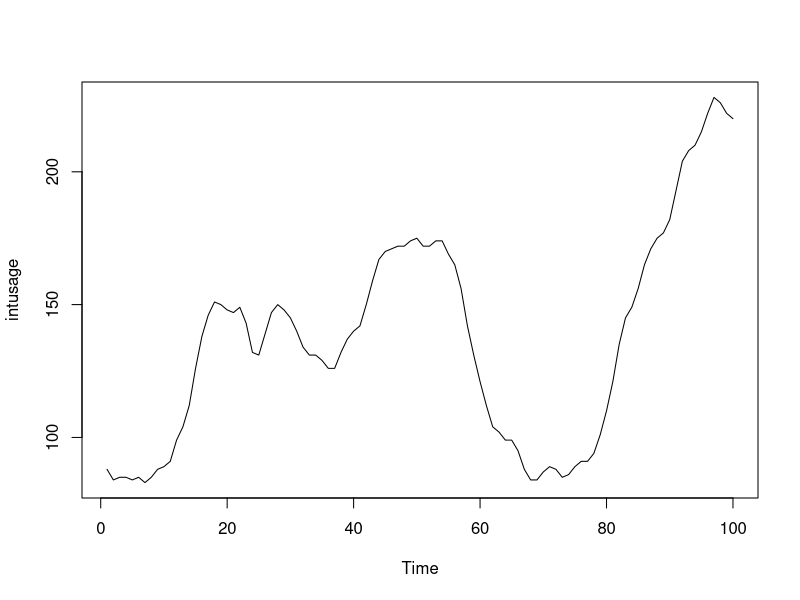
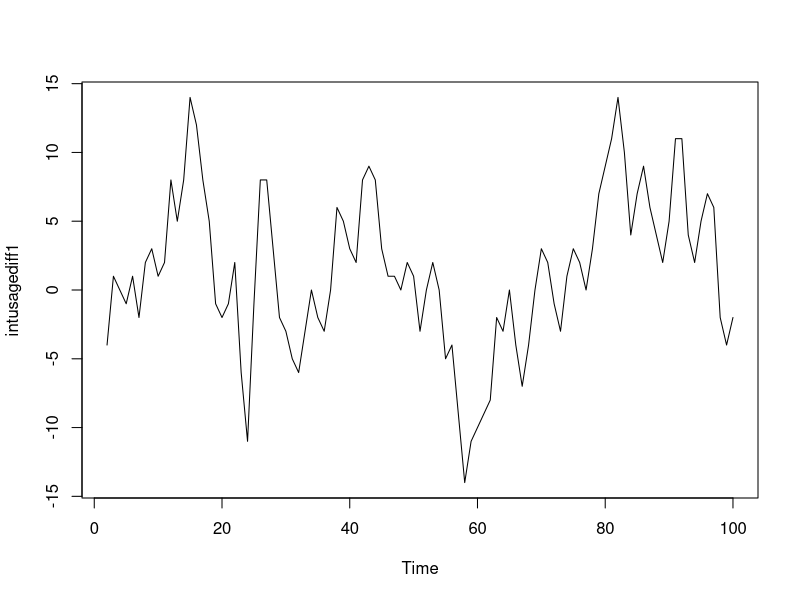
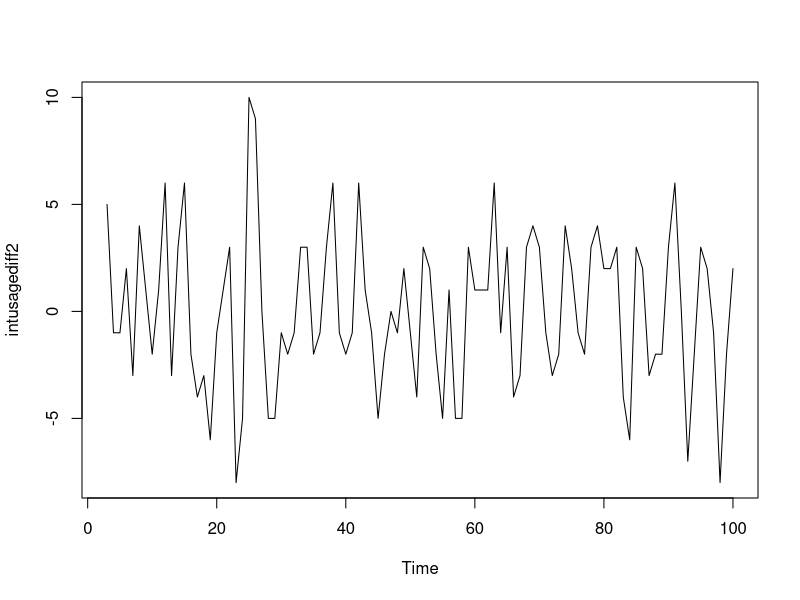
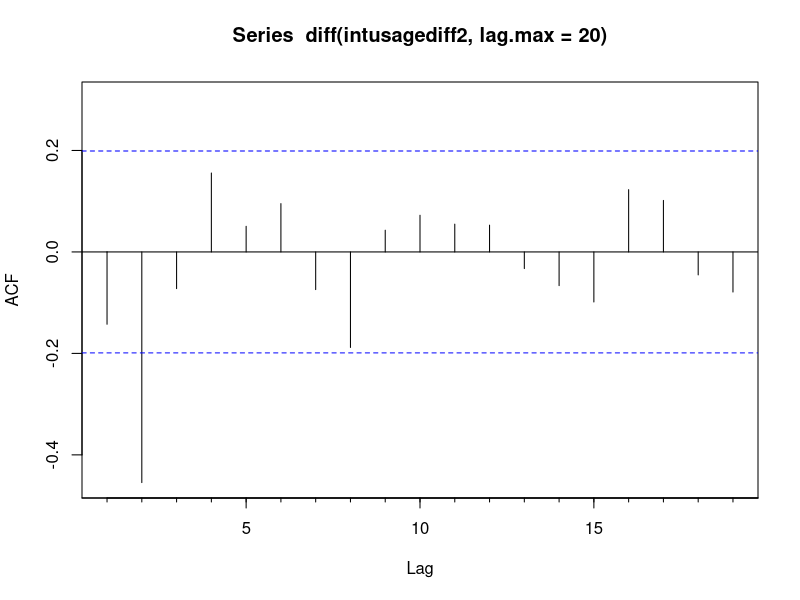
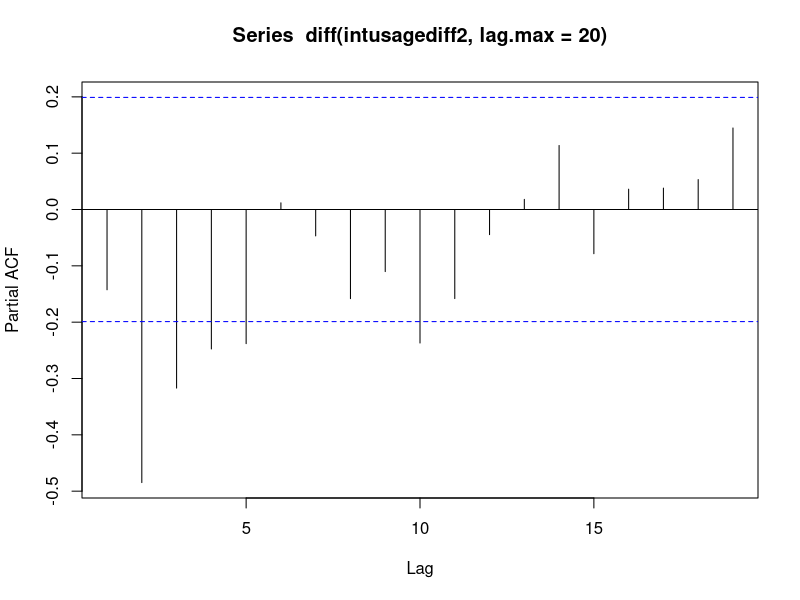
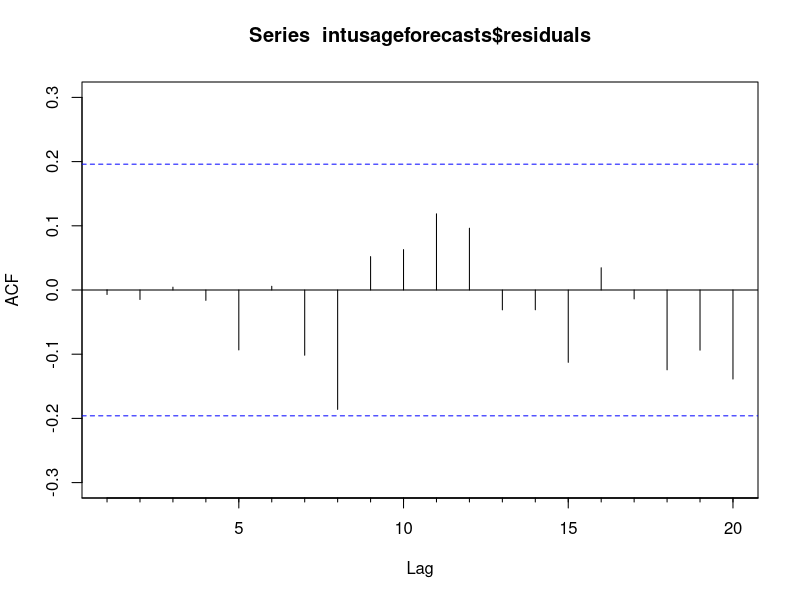
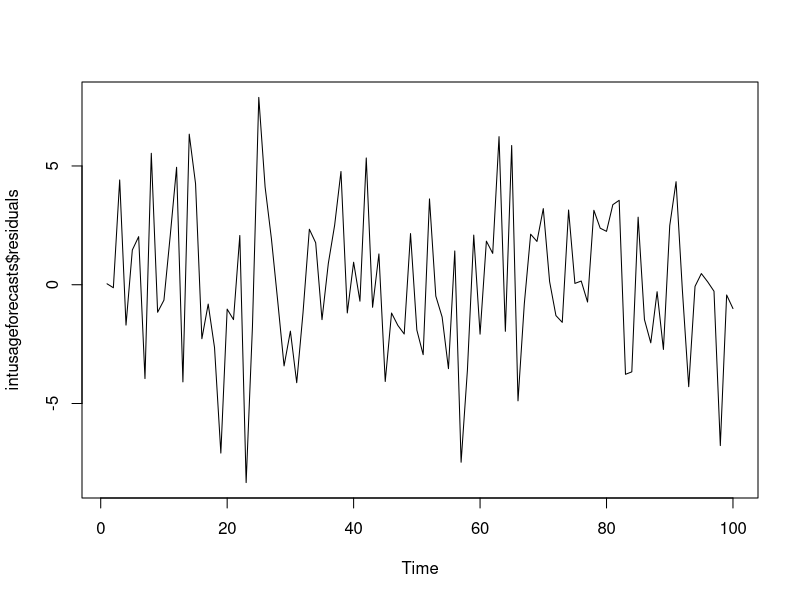

These charts were generated, in order, by the following R code:
                        #### ARIMA Model ####

# ARIMA: Auto regressive integrated moving average
# It leverages auto co-relation within  data points. We need the data to be stationary
# In exponential smoothning we did not take care of the co-relation between 2 consecutive time point


# Conditions to run ARIMA:
#    1. Time series is stationary
#    2. Time series do not have co-relations
#    3. Error is conpletely white noise
#    4. No correlation between the error terms

# ARIMA(p,d,q)
# p: Order of autoregressive part
# d: Degree of first differencing involved
# q: Order of moving average part

# Autocorrelation(ACF): helps in deciding 'q'
# Partial Autocorrelation (PACF):helps in deciding 'p'


# Steps in ARIMA
#    1. Make the time series stationary by differencing 
#    2. Build and select a candidate ARIMA model
#    3. Use PACF and ACF plots to determine order of p and q respectively
#    4. Use the condidate ARIMA model to forecast
#    5. Validate the model

# Why do we need time series to be stationary?
#    1. To replicate past patterns in future
#    2. To get a time series that has constant mean and variance over time

# To get a time series like a Pure White Noise, it needs to be differenced 
# and made stationary

#### Import the required libraries

library(forecast)
library(tseries)
data("WWWusage") # Time series data of the no.of users connected to internet through a server every minute

intusage<- WWWusage

# Step 1: Plot the time series data

plot(intusage)

# Chek if TS is stationary before running ARIMA
# TS does not look stationary 
# Differencing needs to be done

intusagediff1<- diff(intusage,differences = 1)
plot.ts(intusagediff1)

# Still does not look like white noise
# Second order differencing required

intusagediff2<- diff(intusage,differences = 2)
plot.ts(intusagediff2)

# Statistical way of checking stationarity: Augmented Dickey Fuller Test
# ADF Unit Root Test
# If data looks like pure white noise: Test stat= -12.51350108 & p-value=0.01

adf.test(intusage)
adf.test(intusagediff1)
adf.test(intusagediff2) # closest to ADF test stats, hence d=2 is giving stationary time series

# Select the order for p from PACF plot
Acf(diff(intusagediff2,lag.max=20))

# If TS is close to stationary, correlations exponentially decay with time and 
# correlation values decrease over a period of time
# To select the candidate ARIMA for p
#    - Check if the ACF plot is in the form of a sine wave
#    - If it does,check the PACF plot
pacf(diff(intusagediff2,lag.max=20))
#    - Observe the spikes in the PACF plot
#    - Check if spikes  crosses the blue line 
# To determine the p value
#    - Observe that spike that crosses the blue line beyond which autocorrelation begins to decay
#    - p is generally between 0-3
# so order of p=3

# No sign wave pattern in the PACF plot 
# so order of q=0
# Order of candidate ARIMA model is (3,2,0)

# Step 2: Selecting the candidate ARIMA model

intusagearima<- Arima(y=intusage,order=c(3,2,0))
summary(intusagearima)
# Model that gives the least corrected AIC values is the preffered model

# Forecast 
intusageforecasts<- forecast(intusagearima,h=5)
intusageforecasts


# Validate the model
#    - check residuals for autocorrelation

Acf(intusageforecasts$residuals, lag.max=20)
# no autocorrelation as all the lines are within the blue line

plot.ts(intusageforecasts$residuals)
# Residuals look random

Box.test(intusageforecasts$residuals,lag=20,type="Ljung-Box")
# Box-Ljung test also show p is insignificant

### ARIMA forecasts for future time-points are good ###

# Short cut for ARIMA in R programming language
# auto.arima model is very useful

auto.arima(intusage)

# auto.arima helps in selecting the right order for ARIMA and build the model









